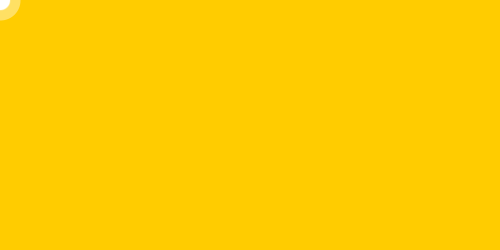
Frame 1 (no input)
Frame 60 (the mouse pressed at the canvas centre just before this capture): identical to frame 1, image omitted
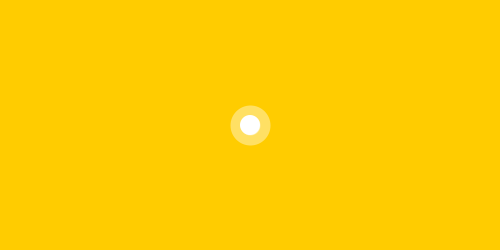
Frame 120 (the mouse held since frame 60 and released just before this capture)

The Processing sketch that drew these frames (run headless with seeded random() and noise(); from frame 60 on, the mouse is pressed at the canvas centre):

// Processing sketch: processing_107511
// ── processing_107511.pde

float x = 100;
float y = 100;
float angle1 = 0.0;
float segLength = 0;

void setup() {
  size(500, 250);
  strokeWeight(20.0);
  stroke(255, 100);
}

void draw() {
  background(255, 204, 0);
  
  float dx = mouseX - x;
  float dy = mouseY - y;
  angle1 = atan2(dy, dx);  
  x = mouseX - (cos(angle1) * segLength);
  y = mouseY - (sin(angle1) * segLength);
 
  segment(x, y, angle1); 
  ellipse(x, y, 20, 20);
}

void segment(float x, float y, float a) {
  pushMatrix();
  translate(x, y);
  rotate(a);
  line(0, 0, segLength, 0);
  popMatrix();
}
